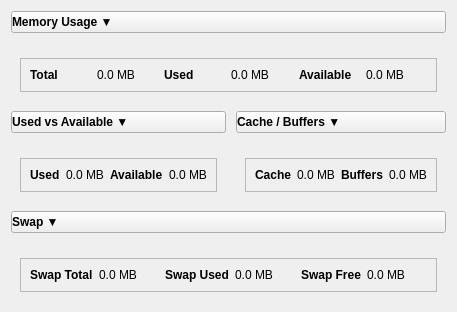
             <widget class="QWidget" name="memoryPage">
              <layout class="QVBoxLayout" name="memoryPageLayout">
               <property name="spacing">
                <number>10</number>
               </property>
               <item>
                <widget class="QPushButton" name="memoryUsageToggleButton">
                 <property name="text">
                  <string>Memory Usage ▼</string>
                 </property>
                 <property name="styleSheet">
                  <string notr="true">text-align: left; font-weight: bold;</string>
                 </property>
                </widget>
               </item>
               <item>
                <widget class="QWidget" name="memoryUsageSection">
                 <layout class="QVBoxLayout" name="memoryUsageSectionLayout">
                  <item>
                   <widget class="QWidget" name="memoryGraphContainer" native="true" />
                  </item>
                  <item>
                   <widget class="QFrame" name="memoryStatsFrame">
                    <property name="frameShape">
                     <enum>QFrame::StyledPanel</enum>
                    </property>
                    <layout class="QGridLayout" name="memoryStatsGridLayout">
                     <item row="0" column="0">
                      <widget class="QLabel" name="memoryTotalTitleLabel">
                       <property name="text">
                        <string>Total</string>
                       </property>
                       <property name="styleSheet">
                        <string notr="true">font-weight: bold;</string>
                       </property>
                      </widget>
                     </item>
                     <item row="0" column="1">
                      <widget class="QLabel" name="memoryTotalValueLabel">
                       <property name="text">
                        <string>0.0 MB</string>
                       </property>
                      </widget>
                     </item>
                     <item row="0" column="2">
                      <widget class="QLabel" name="memoryUsedTitleLabel">
                       <property name="text">
                        <string>Used</string>
                       </property>
                       <property name="styleSheet">
                        <string notr="true">font-weight: bold;</string>
                       </property>
                      </widget>
                     </item>
                     <item row="0" column="3">
                      <widget class="QLabel" name="memoryUsedValueLabel">
                       <property name="text">
                        <string>0.0 MB</string>
                       </property>
                      </widget>
                     </item>
                     <item row="0" column="4">
                      <widget class="QLabel" name="memoryAvailableTitleLabel">
                       <property name="text">
                        <string>Available</string>
                       </property>
                       <property name="styleSheet">
                        <string notr="true">font-weight: bold;</string>
                       </property>
                      </widget>
                     </item>
                     <item row="0" column="5">
                      <widget class="QLabel" name="memoryAvailableValueLabel">
                       <property name="text">
                        <string>0.0 MB</string>
                       </property>
                      </widget>
                     </item>
                    </layout>
                   </widget>
                  </item>
                 </layout>
                </widget>
               </item>
               <item>
                <layout class="QGridLayout" name="memorySecondaryGrid">
                 <item row="0" column="0">
                  <layout class="QVBoxLayout" name="usedAvailableSectionLayout">
                   <item>
                    <widget class="QPushButton" name="memoryUsedAvailableToggleButton">
                     <property name="text">
                      <string>Used vs Available ▼</string>
                     </property>
                     <property name="styleSheet">
                      <string notr="true">text-align: left; font-weight: bold;</string>
                     </property>
                    </widget>
                   </item>
                   <item>
                    <widget class="QWidget" name="memoryUsedAvailableSection">
                     <layout class="QVBoxLayout" name="memoryUsedAvailableSectionLayout">
                      <item>
                       <widget class="QWidget" name="memoryUsedGraphContainer" native="true" />
                      </item>
                      <item>
                       <widget class="QFrame" name="memoryUsedAvailableStatsFrame">
                        <property name="frameShape">
                         <enum>QFrame::StyledPanel</enum>
                        </property>
                        <layout class="QGridLayout" name="memoryUsedAvailableStatsLayout">
                         <item row="0" column="0">
                          <widget class="QLabel" name="memoryUsedStatTitleLabel">
                           <property name="text">
                            <string>Used</string>
                           </property>
                           <property name="styleSheet">
                            <string notr="true">font-weight: bold;</string>
                           </property>
                          </widget>
                         </item>
                         <item row="0" column="1">
                          <widget class="QLabel" name="memoryUsedStatValueLabel">
                           <property name="text">
                            <string>0.0 MB</string>
                           </property>
                          </widget>
                         </item>
                         <item row="0" column="2">
                          <widget class="QLabel" name="memoryAvailableStatTitleLabel">
                           <property name="text">
                            <string>Available</string>
                           </property>
                           <property name="styleSheet">
                            <string notr="true">font-weight: bold;</string>
                           </property>
                          </widget>
                         </item>
                         <item row="0" column="3">
                          <widget class="QLabel" name="memoryAvailableStatValueLabel">
                           <property name="text">
                            <string>0.0 MB</string>
                           </property>
                          </widget>
                         </item>
                        </layout>
                       </widget>
                      </item>
                     </layout>
                    </widget>
                   </item>
                  </layout>
                 </item>
                 <item row="0" column="1">
                  <layout class="QVBoxLayout" name="cacheBuffersSectionLayout">
                   <item>
                    <widget class="QPushButton" name="memoryCacheBuffersToggleButton">
                     <property name="text">
                      <string>Cache / Buffers ▼</string>
                     </property>
                     <property name="styleSheet">
                      <string notr="true">text-align: left; font-weight: bold;</string>
                     </property>
                    </widget>
                   </item>
                   <item>
                    <widget class="QWidget" name="memoryCacheBuffersSection">
                     <layout class="QVBoxLayout" name="memoryCacheBuffersSectionLayout">
                      <item>
                       <widget class="QWidget" name="memoryCacheGraphContainer" native="true" />
                      </item>
                      <item>
                       <widget class="QFrame" name="memoryCacheBuffersStatsFrame">
                        <property name="frameShape">
                         <enum>QFrame::StyledPanel</enum>
                        </property>
                        <layout class="QGridLayout" name="memoryCacheBuffersStatsLayout">
                         <item row="0" column="0">
                          <widget class="QLabel" name="memoryCacheStatTitleLabel">
                           <property name="text">
                            <string>Cache</string>
                           </property>
                           <property name="styleSheet">
                            <string notr="true">font-weight: bold;</string>
                           </property>
                          </widget>
                         </item>
                         <item row="0" column="1">
                          <widget class="QLabel" name="memoryCacheStatValueLabel">
                           <property name="text">
                            <string>0.0 MB</string>
                           </property>
                          </widget>
                         </item>
                         <item row="0" column="2">
                          <widget class="QLabel" name="memoryBuffersStatTitleLabel">
                           <property name="text">
                            <string>Buffers</string>
                           </property>
                           <property name="styleSheet">
                            <string notr="true">font-weight: bold;</string>
                           </property>
                          </widget>
                         </item>
                         <item row="0" column="3">
                          <widget class="QLabel" name="memoryBuffersStatValueLabel">
                           <property name="text">
                            <string>0.0 MB</string>
                           </property>
                          </widget>
                         </item>
                        </layout>
                       </widget>
                      </item>
                     </layout>
                    </widget>
                   </item>
                  </layout>
                 </item>
                 <item row="1" column="0" colspan="2">
                  <layout class="QVBoxLayout" name="swapSectionLayout">
                   <item>
                    <widget class="QPushButton" name="memorySwapToggleButton">
                     <property name="text">
                      <string>Swap ▼</string>
                     </property>
                     <property name="styleSheet">
                      <string notr="true">text-align: left; font-weight: bold;</string>
                     </property>
                    </widget>
                   </item>
                   <item>
                    <widget class="QWidget" name="memorySwapSection">
                     <layout class="QVBoxLayout" name="memorySwapSectionLayout">
                      <item>
                       <widget class="QWidget" name="memorySwapGraphContainer" native="true" />
                      </item>
                      <item>
                       <widget class="QFrame" name="memorySwapStatsFrame">
                        <property name="frameShape">
                         <enum>QFrame::StyledPanel</enum>
                        </property>
                        <layout class="QGridLayout" name="memorySwapStatsGridLayout">
                         <item row="0" column="0">
                          <widget class="QLabel" name="memorySwapTotalTitleLabel">
                           <property name="text">
                            <string>Swap Total</string>
                           </property>
                           <property name="styleSheet">
                            <string notr="true">font-weight: bold;</string>
                           </property>
                          </widget>
                         </item>
                         <item row="0" column="1">
                          <widget class="QLabel" name="memorySwapTotalValueLabel">
                           <property name="text">
                            <string>0.0 MB</string>
                           </property>
                          </widget>
                         </item>
                         <item row="0" column="2">
                          <widget class="QLabel" name="memorySwapUsedTitleLabel">
                           <property name="text">
                            <string>Swap Used</string>
                           </property>
                           <property name="styleSheet">
                            <string notr="true">font-weight: bold;</string>
                           </property>
                          </widget>
                         </item>
                         <item row="0" column="3">
                          <widget class="QLabel" name="memorySwapUsedValueLabel">
                           <property name="text">
                            <string>0.0 MB</string>
                           </property>
                          </widget>
                         </item>
                         <item row="0" column="4">
                          <widget class="QLabel" name="memorySwapFreeTitleLabel">
                           <property name="text">
                            <string>Swap Free</string>
                           </property>
                           <property name="styleSheet">
                            <string notr="true">font-weight: bold;</string>
                           </property>
                          </widget>
                         </item>
                         <item row="0" column="5">
                          <widget class="QLabel" name="memorySwapFreeValueLabel">
                           <property name="text">
                            <string>0.0 MB</string>
                           </property>
                          </widget>
                         </item>
                        </layout>
                       </widget>
                      </item>
                     </layout>
                    </widget>
                   </item>
                  </layout>
                 </item>
                </layout>
               </item>
              </layout>
             </widget>
